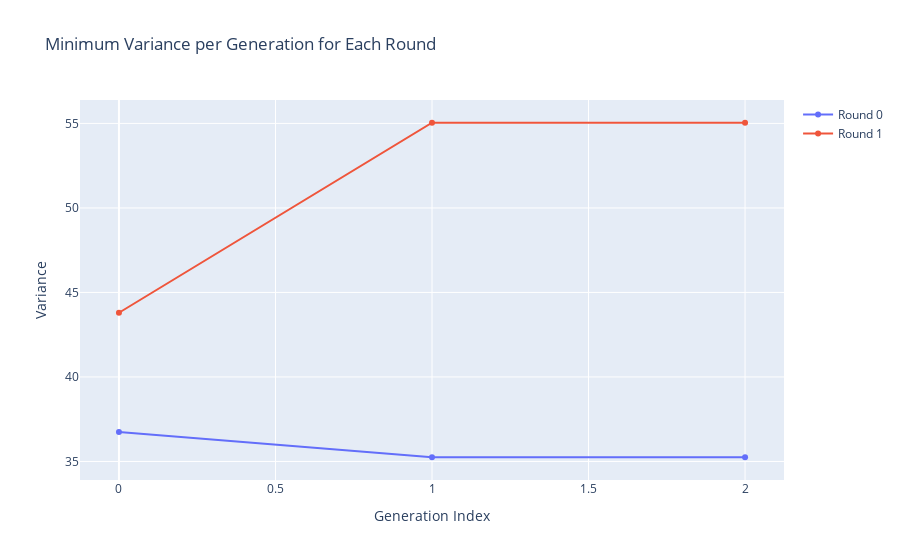

Write notebook code for a chart like this one.
### Code cell
import plotly.graph_objects as go
import pandas as pd

# Example data (replace with your own)
data = VARIANCES
for item in data:
    print(item)

# Convert to DataFrame for easy grouping
df = pd.DataFrame(data, columns=["round_idx", "gen_idx", "bitstring", "variance"])

# For each round & generation, find the row with minimum variance
df_min = df.loc[df.groupby(["round_idx", "gen_idx"])["variance"].idxmin()]

# Create interactive plot
fig = go.Figure()

for round_val, group in df_min.groupby("round_idx"):
    print(group)
    fig.add_trace(
        go.Scatter(
            x=group["gen_idx"],
            y=group["variance"],
            mode="lines+markers",
            name=f"Round {round_val}",
            text=[f"Bitstring: {b}" for b in group["bitstring"]],
            hovertemplate="Gen: %{x}<br>Variance: %{y}<br>%{text}"
        )
    )

fig.update_layout(
    title="Minimum Variance per Generation for Each Round",
    xaxis_title="Generation Index",
    yaxis_title="Variance",
    hovermode="closest"
)

fig.show()

### Figure 1 — Plotly figure (JSON) as saved in the notebook; plotly's stock layout.template omitted (floating-point values rounded to 4 significant figures)
{"data": [{"hovertemplate": "Gen: %{x}<br>Variance: %{y}<br>%{text}", "mode": "lines+markers", "name": "Round 0", "text": ["Bitstring: 001111011001111110101001000011", "Bitstring: 001111011001111100001110000010", "Bitstring: 001111011001111100001110000010"], "type": "scatter", "x": [0, 1, 2], "y": [36.75, 35.25, 35.25]}, {"hovertemplate": "Gen: %{x}<br>Variance: %{y}<br>%{text}", "mode": "lines+markers", "name": "Round 1", "text": ["Bitstring: 110110111100101111010000010101", "Bitstring: 010111010101100000011000010010", "Bitstring: 010111010101100000011000010010"], "type": "scatter", "x": [0, 1, 2], "y": [43.8, 55.04, 55.04]}], "layout": {"hovermode": "closest", "title": {"text": "Minimum Variance per Generation for Each Round"}, "xaxis": {"title": {"text": "Generation Index"}}, "yaxis": {"title": {"text": "Variance"}}}}
